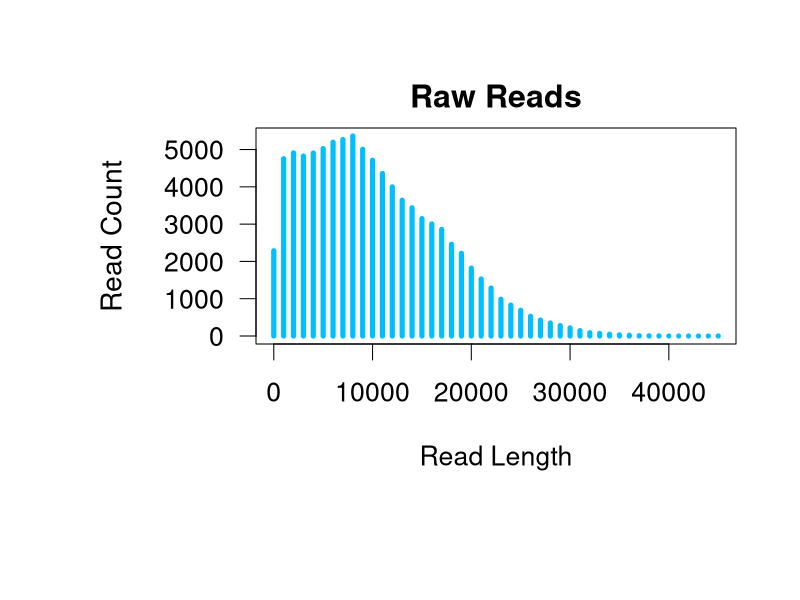
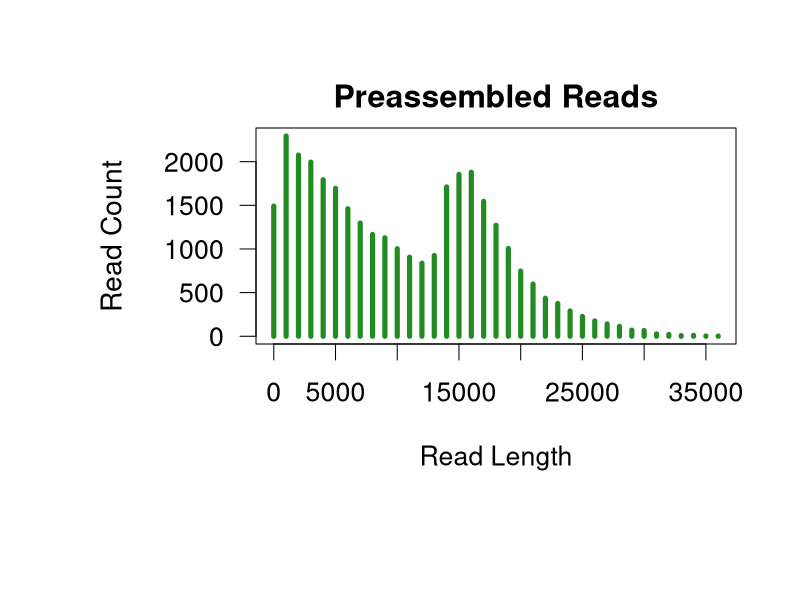

Generate these figures, in order, with R:
#!/usr/bin/Rscript

# script: plot_reads-demo.R (SP:NC 2014-07-26)
# Aim: plot read size distributions from the created reads.db files
# adapted from http://pb-falcon.readthedocs.io/en/latest/Rhists.html?highlight=preads.stats.txt

raw <- read.table("raw_reads.stats.txt", header=T)
colnames(raw) <- c("Bin","Count","% Reads","% Bases","Average")

pdf(file="RawReadHist.pdf", width=11, height=8.5)
par(oma=c(4,4,2,0), cex=1.6, las=1, mar=c(4,4,2,2))
plot(data=raw, Count~Bin, type="h",col="DeepSkyBlue", lwd=5,
     ylab="", xlab="Read Length", main="Raw Reads")
mtext("Read Count", side=2, cex=1.7, las=3, line=4)
dev.off()

preads <- read.table("preads.stats.txt", header=T)
colnames(preads) <- c("Bin","Count","% Reads","% Bases","Average")

pdf(file="PreadHist.pdf", width=11, height=8.5)
par(oma=c(4,4,2,0), cex=1.6, las=1, mar=c(4,4,2,2))
plot(data=preads, Count~Bin, type="h",col="ForestGreen", lwd=5,
     ylab="", xlab="Read Length", main="Preassembled Reads")
mtext("Read Count", side=2, cex=1.7, las=3, line=4)
dev.off()
